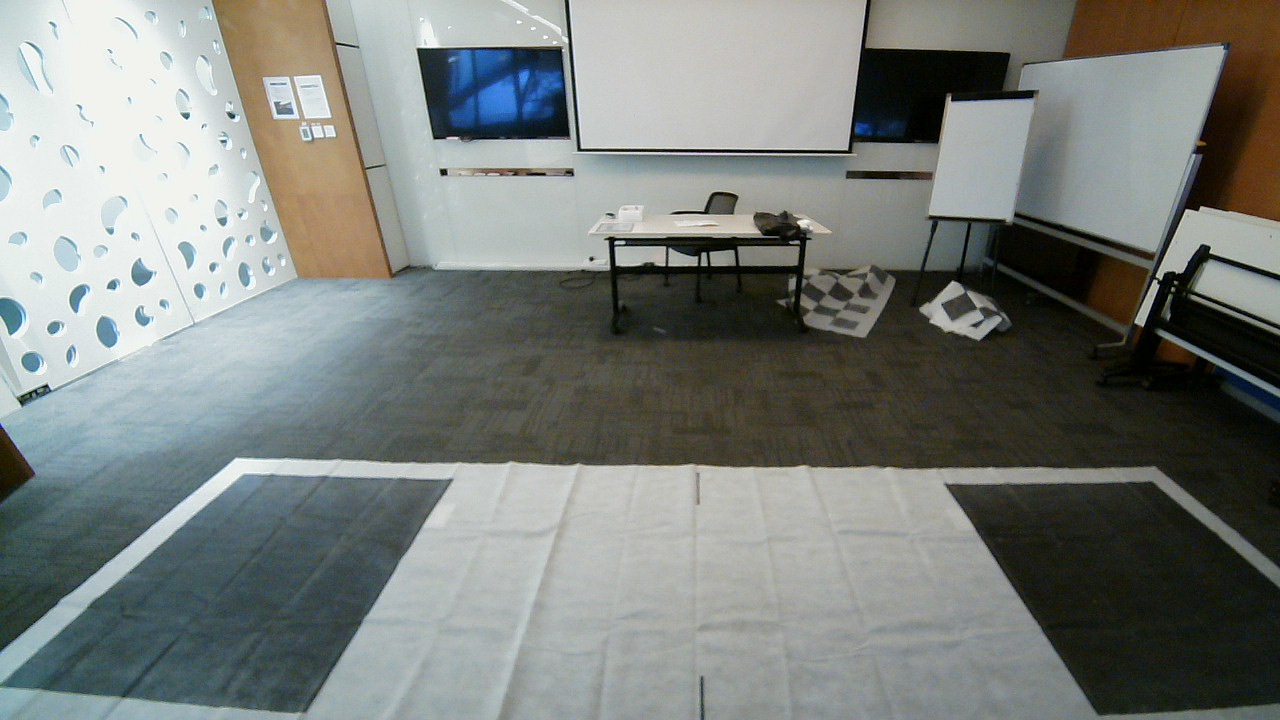
#> input picture images/back.png, 1280 x 720 px
$ python -i utils.py   (imports and definitions only)   (older library calls are emulated)
#> lines starting #> are read from the running program, lines starting #| are printed output that depends on the picture; after the words box and inside, x2 and y2 are one past the last pixel; in counts of white or black regions, pixels touching at a corner belong together
#> further down, picture is the input picture: shape (720, 1280, 3); mean B, G, R 123.6, 127.6, 122.7
import cv2
import numpy as np


# [45 lines left out: functions gstreamer_pipeline, convert_binary_to_bool, adjust_luminance, get_mean_statistisc, not called in this run]


def mean_luminance_ratio(grayA, grayB, mask):
    return get_mean_statistisc(grayA, mask) / get_mean_statistisc(grayB, mask)


def get_mask(img):
    """
    Convert an image to a mask array.
    """
    gray = cv2.cvtColor(img, cv2.COLOR_BGR2GRAY)
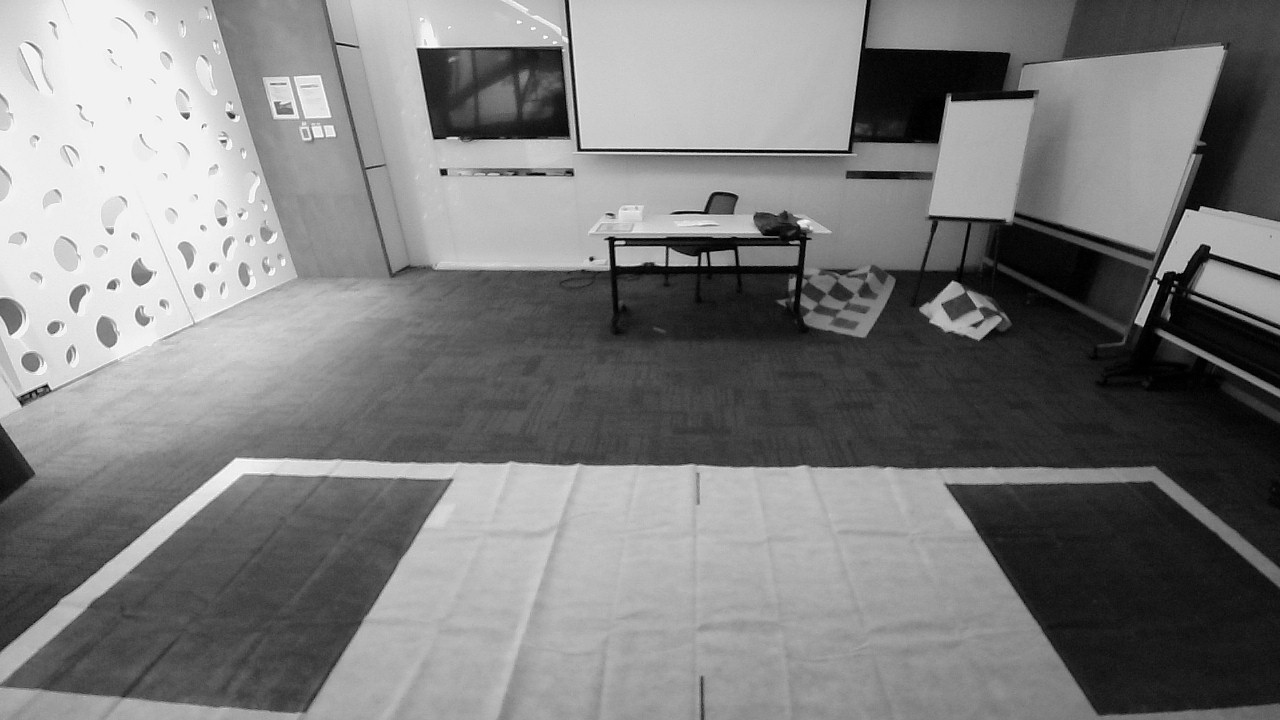
#> gray: shape (720, 1280); min 0, max 255, mean 125.7
    ret, mask = cv2.threshold(gray, 0, 255, cv2.THRESH_BINARY)
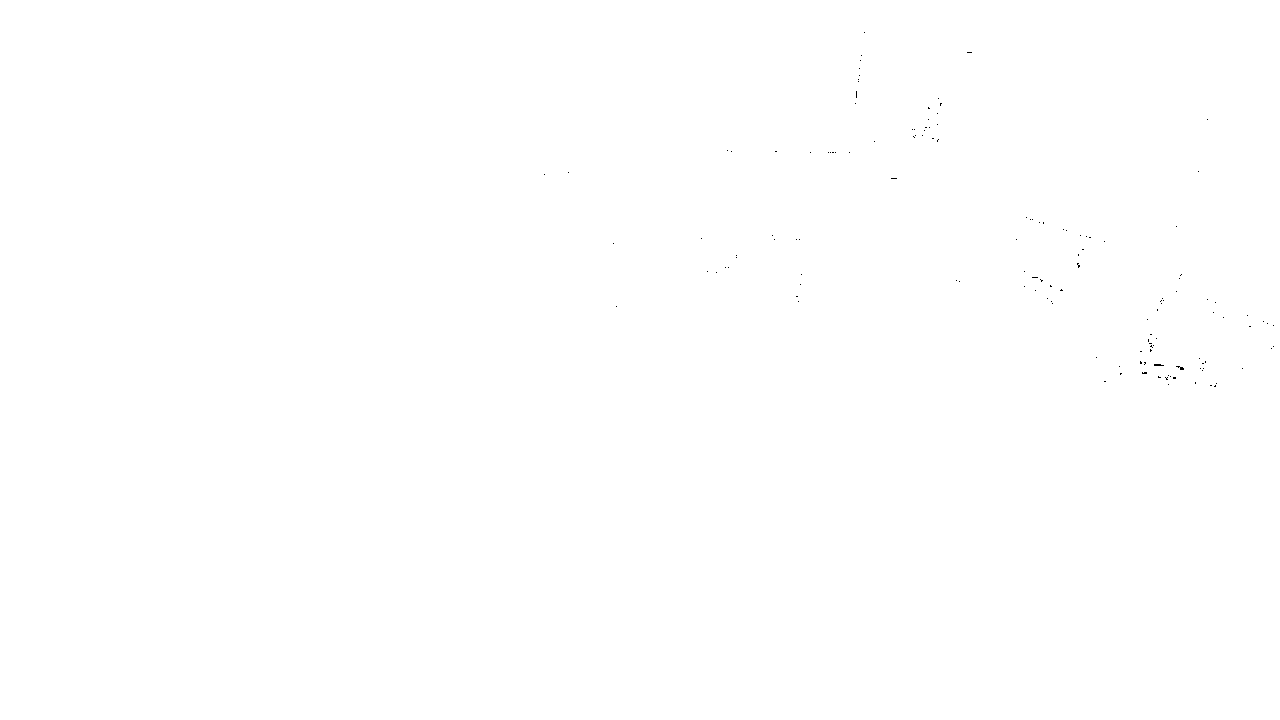
#> mask: shape (720, 1280); 100% white; black in thin lines or dots, all inside (x1, y1, x2, y2) = (544, 32, 1274, 387)
    return mask


# [9 lines left out: function get_overlap_region_mask, not called in this run]


def get_outmost_polygon_boundary(img):
    """
    Given a mask image with the mask describes the overlapping region of
    two images, get the outmost contour of this region.
    """
    mask = get_mask(img)
    mask = cv2.dilate(mask, np.ones((2, 2), np.uint8), iterations=2)
#> mask: shape (720, 1280); 100% white; black in thin lines or dots, all inside (x1, y1, x2, y2) = (1182, 369, 1183, 370)
    cnts, hierarchy = cv2.findContours(
        mask,
        cv2.RETR_EXTERNAL,
        cv2.CHAIN_APPROX_SIMPLE)[-2:]
#> cnts = [[[0, 0], [0, 719], [1279, 719], [1279, 0]]]

    # get the contour with largest aera
    C = sorted(cnts, key=lambda x: cv2.contourArea(x), reverse=True)[0]
#> C = [[0, 0], [0, 719], [1279, 719], [1279, 0]]

    # polygon approximation
    polygon = cv2.approxPolyDP(C, 0.009 * cv2.arcLength(C, True), True)
#> polygon = [[0, 0], [0, 719], [1279, 719], [1279, 0]]

    return polygon


# [51 lines left out: functions get_weight_mask_matrix, make_white_balance, not called in this run]

>>> import cv2
>>> picture = cv2.imread('../images/back.png')
>>> result = get_outmost_polygon_boundary(picture)
#> result = [[0, 0], [0, 719], [1279, 719], [1279, 0]]

$ run again, on images/left.png
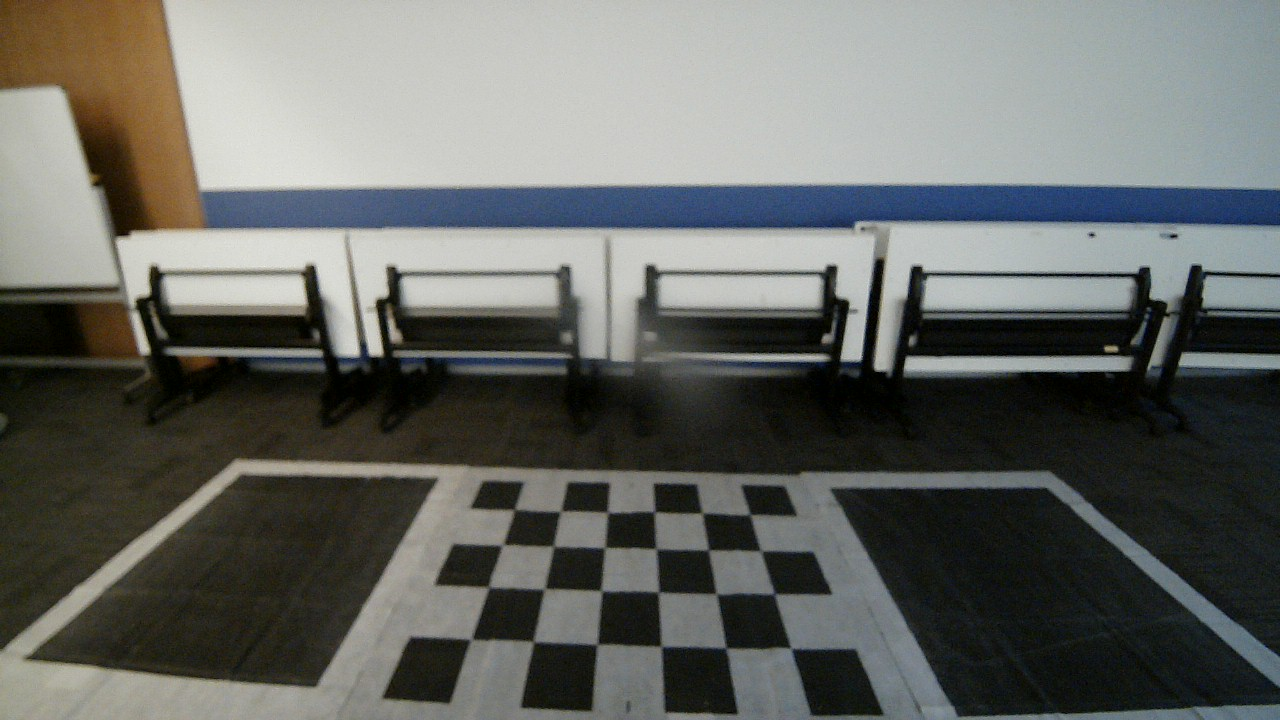
#> input picture images/left.png, 1280 x 720 px
#> picture is the input picture: shape (720, 1280, 3); mean B, G, R 100.1, 104.1, 102
#> in get_mask, `gray = cv2.cvtColor(img, cv2.COLOR_BGR2GRAY)`:
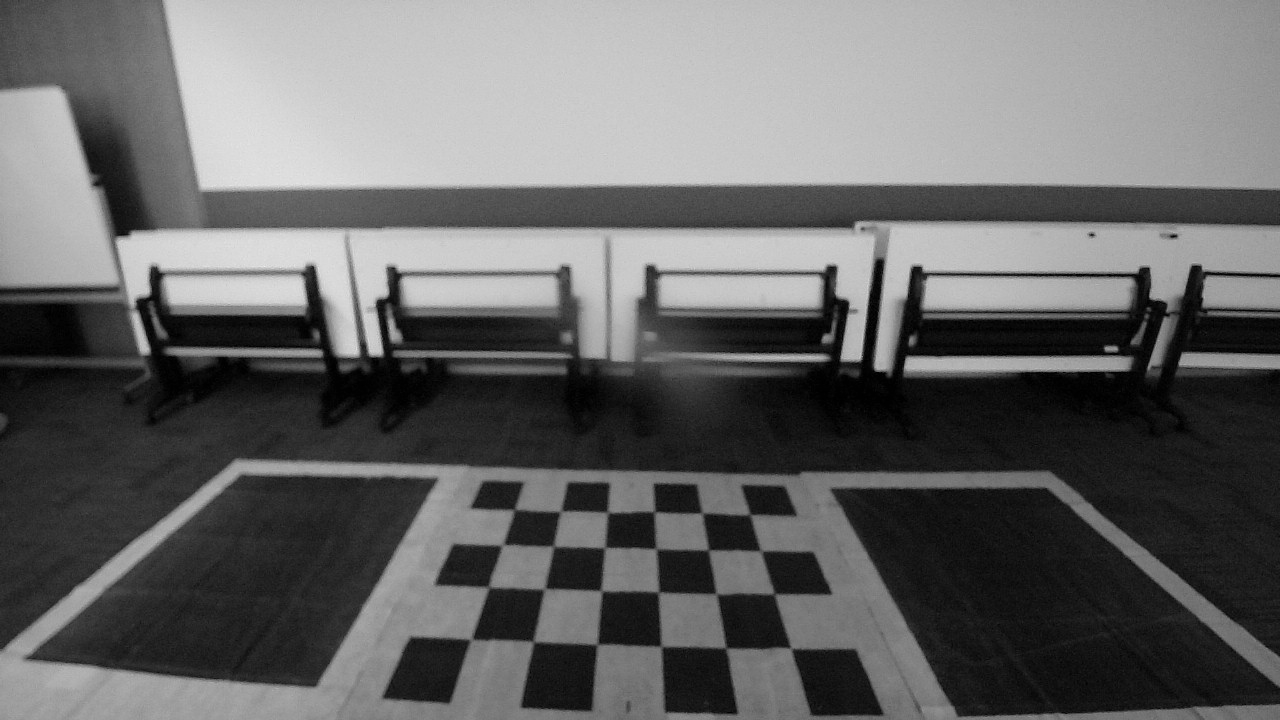
#> gray: shape (720, 1280); min 0, max 240, mean 103
#> cnts = [[[0, 0], [0, 719], [1279, 719], [1279, 0]]]
#> C = [[0, 0], [0, 719], [1279, 719], [1279, 0]]

$ run again, on images/right.png
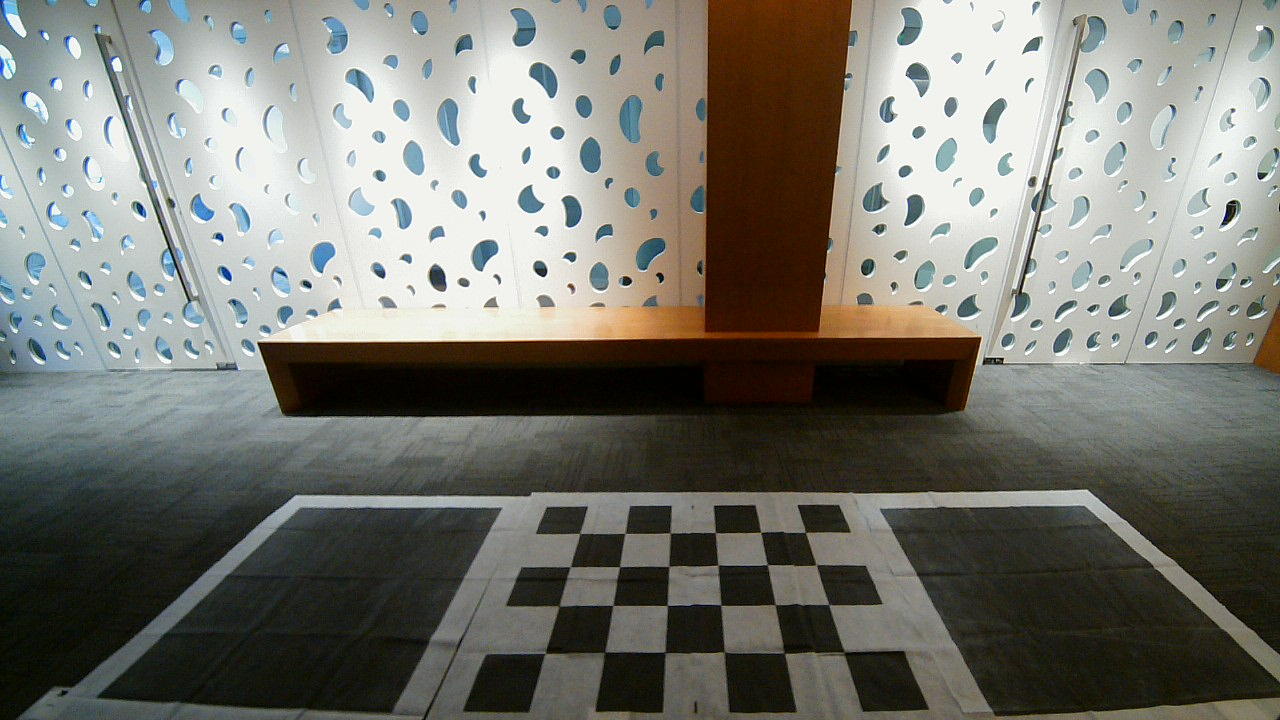
#> input picture images/right.png, 1280 x 720 px
#> picture is the input picture: shape (720, 1280, 3); mean B, G, R 111.6, 118.7, 118.5
#> in get_mask, `gray = cv2.cvtColor(img, cv2.COLOR_BGR2GRAY)`:
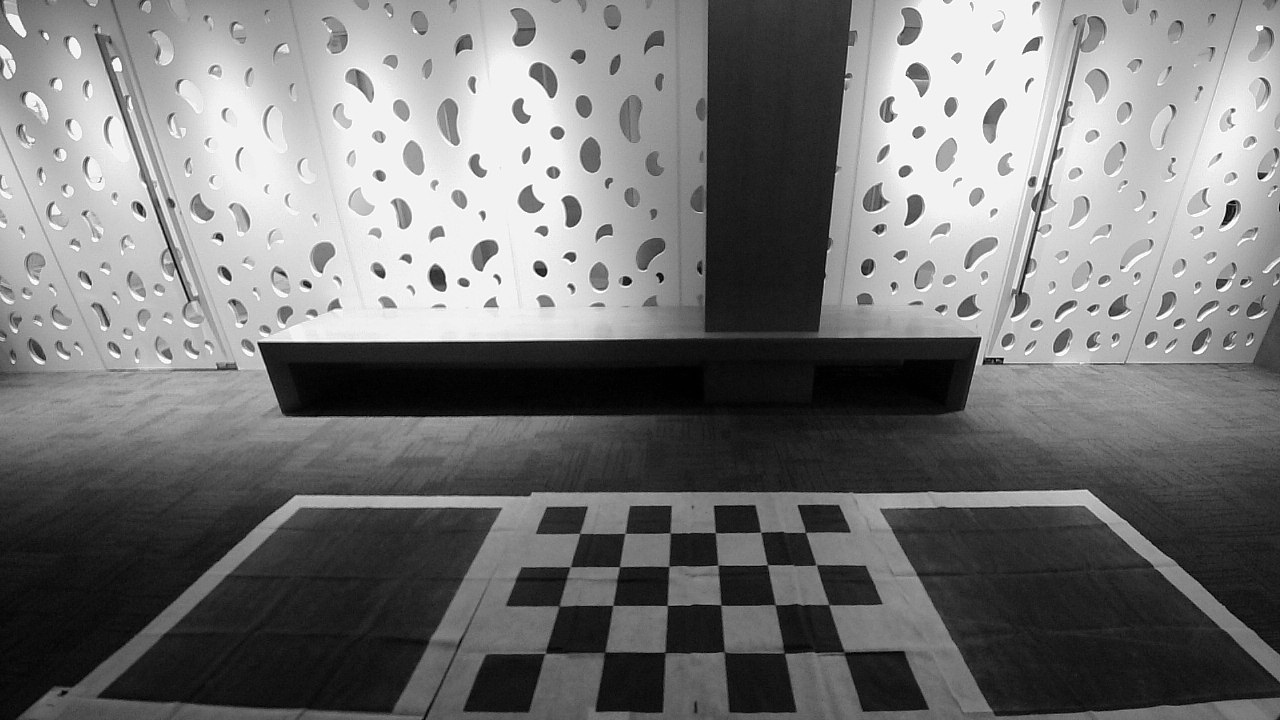
#> gray: shape (720, 1280); min 0, max 255, mean 117.9
#> cnts = [[[0, 0], [0, 719], [1279, 719], [1279, 0]]]
#> C = [[0, 0], [0, 719], [1279, 719], [1279, 0]]
